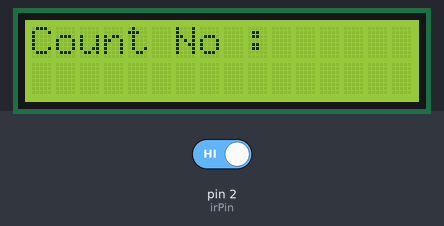
The sketch below on a simulated Arduino Uno, built with avr-gcc and run on an emulated ATmega328P. Shown: 16×2 character LCD. The test bench sets the inputs (shaded band); at power-on: pin 2 (irPin) HIGH. What the sketch prints to the serial monitor is not drawn.

Above: at 1.2 s.
1.3 s: pin 2 (irPin) driven LOW
At 1.8 s:
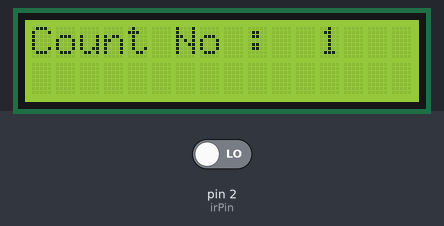
Timing chart, 0 to 4.3 s (numbered marks = the images above; inputs shaded):
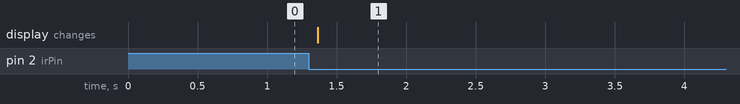

The sketch:

sketch_7.ino.ino
```cpp
// TECHATRONIC.COM
 #include "LiquidCrystal.h"
 LiquidCrystal lcd(5,6,7,8,9,10);
 int irPin=2;
 int count=0;
 boolean state = true;
 void setup()
 {
  Serial.begin(9600);
  lcd.begin(16,2);
  pinMode(irPin, INPUT);
  lcd.setCursor(0,0);
  lcd.print("Count No : ");
 }
 void loop()
 {
  if (!digitalRead(irPin) && state){
    count++;
    state = false;
    Serial.print("Count: ");
    Serial.println(count);
    lcd.setCursor(12,0);
    lcd.print(count);
    delay(100);
  }
  if (digitalRead(irPin))
  {
    state = true;
    delay(100);
  }
 }
```

Measured:
- after the input at 1.3 s, the display: changes after 0.06 s (image 1)
